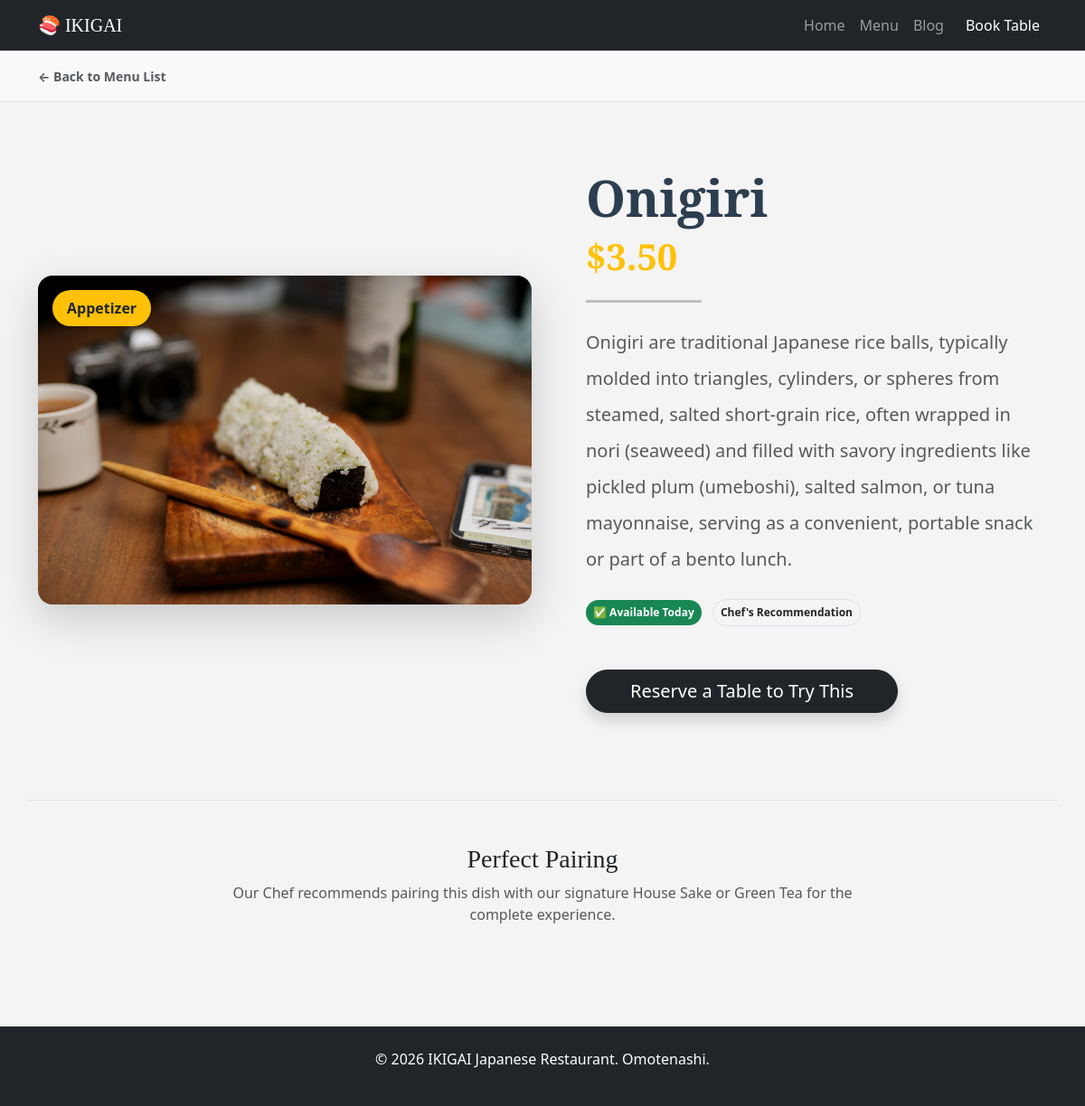
/menu/15/, run on the app's committed database.
### restaurant/models.py (models this page shows, shortened)
class Menu(models.Model):
   name = models.CharField(max_length=200)
   description = models.TextField(blank=True)
   price = models.DecimalField(max_digits=10, decimal_places=2) # Pakai Decimal utk uang
   image = models.ImageField(upload_to='menu_images/', blank=True, null=True)
   category = models.ForeignKey(Category, on_delete=models.PROTECT, related_name="menu_items", null=True)
   is_spicy = models.BooleanField(default=False)
   is_available = models.BooleanField(default=True) # Untuk hide menu kalau sold out

class Category(models.Model):
   name = models.CharField(max_length=100)
   class Meta:
      verbose_name_plural = "Categories" # Agar di Admin panel tulisannya benar

### restaurant/views.py (the view)
# urls.py: path('menu/<int:pk>/', views.menu_detail, name="menu_detail"),
def menu_detail(request, pk=None):
    if pk is None:
        return render(request, 'restaurant/menu_detail.html', {'menu': 'Sorry no menu item found!'})
    menu_item = get_object_or_404(Menu, pk=pk)
    return render(request, 'restaurant/menu_detail.html', {'menu': menu_item})

### restaurant/templates/restaurant/menu_detail.html (shortened to what this page needs)
{% extends 'restaurant/base.html' %}
{% load static %}
{% block content %}
<div class="bg-light py-3 border-bottom">
    <div class="container">
        <a href="{% url 'menu' %}" class="text-decoration-none text-muted fw-bold small">
            &larr; Back to Menu List
        </a>
    </div>
</div>
<div class="container py-5 my-4">
    <div class="row align-items-center">
        <div class="col-md-6 mb-4 mb-md-0" data-aos="fade-right">
            <div class="position-relative">
                {% if menu.image %}
                    <img src="{{ menu.image.url }}" class="img-fluid rounded-4 shadow-lg w-100"
                         style="object-fit: cover; max-height: 500px;"
                         alt="{{ menu.name }}">
                {% else %}
                    <div class="bg-secondary rounded-4 shadow-lg d-flex align-items-center justify-content-center text-white"
                         style="height: 400px;">
                        No Image Available
                    </div>
                {% endif %}
                <span class="position-absolute top-0 start-0 bg-warning text-dark fw-bold px-3 py-2 m-3 rounded-pill shadow-sm">
                    {{ menu.category.name }}
                </span>
            </div>
        </div>
        <div class="col-md-6 ps-md-5" data-aos="fade-left">
            <h1 class="display-4 fw-bold mb-2" style="font-family: 'Cinzel', serif; color: #2c3e50;">
                {{ menu.name }}
            </h1>
            <h2 class="h1 text-warning fw-bold mb-4" style="font-family: 'Cinzel', serif;">
                ${{ menu.price }}
            </h2>
            <hr class="w-25 border-top border-3 border-dark mb-4">
            <p class="lead text-muted lh-lg mb-4">
                {{ menu.description }}
            </p>
            <div class="mb-5">
                {% if not menu.is_available %}
                    <span class="badge bg-secondary p-2 me-2 rounded-pill">
                        🚫 Sold Out
                    </span>
                {% else %}
                    <span class="badge bg-success p-2 me-2 rounded-pill">
                        ✅ Available Today
                    </span>
                {% endif %}
                <span class="badge border text-dark p-2 rounded-pill">Chef's Recommendation</span>
            </div>
            <div class="d-grid gap-2 d-md-block">
                {% if menu.is_available %}
                    <a href="{% url 'book' %}" class="btn btn-dark btn-lg px-5 rounded-pill shadow hover-effect">
                        Reserve a Table to Try This
                    </a>
                {% else %}
                    <button class="btn btn-secondary btn-lg px-5 rounded-pill disabled">
                        Currently Unavailable
                    </button>
                {% endif %}
            </div>
        </div>
    </div>
</div>
<div class="container py-5 border-top mt-5">
    <div class="row text-center" data-aos="fade-up">
        <div class="col-lg-8 mx-auto">
            <h3 style="font-family: 'Cinzel', serif;">Perfect Pairing</h3>
            <p class="text-muted">Our Chef recommends pairing this dish with our signature House Sake or Green Tea for the complete experience.</p>
        </div>
    </div>
</div>
{% endblock %}

### restaurant/static/restaurant/css/style.css (style rules this page uses)
body { background-color: #f4f4f4; }

### data on the page
Menu: image (picture), category.name "Appetizer", name "Onigiri", price "3.50", description "Onigiri are traditional Japanese rice balls, typically molded into triangles, cylinders, or spheres from steamed, salted short-grain rice, often wrapped in nori (seaweed) and filled with savory ingredients like pickled plum (umeboshi), salted salmon, or tuna mayonnaise, serving as a convenient, portable snack or part of a bento lunch."
